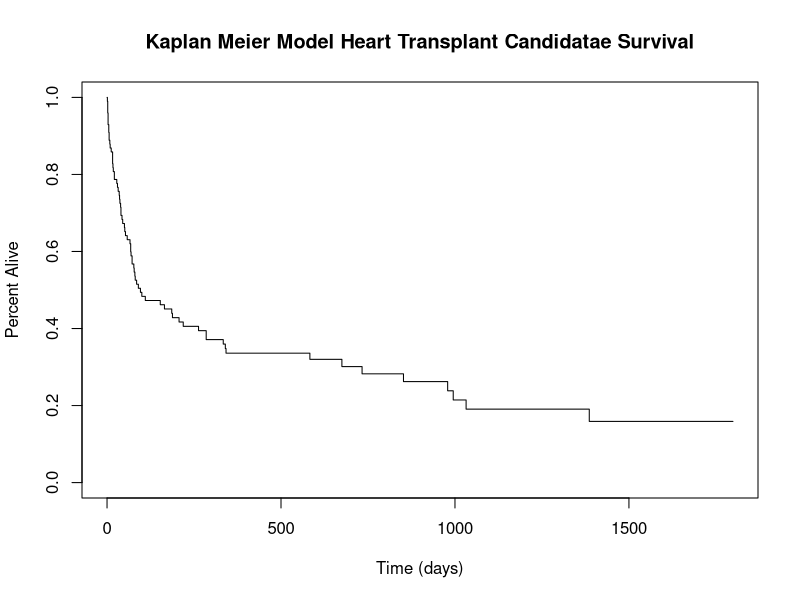
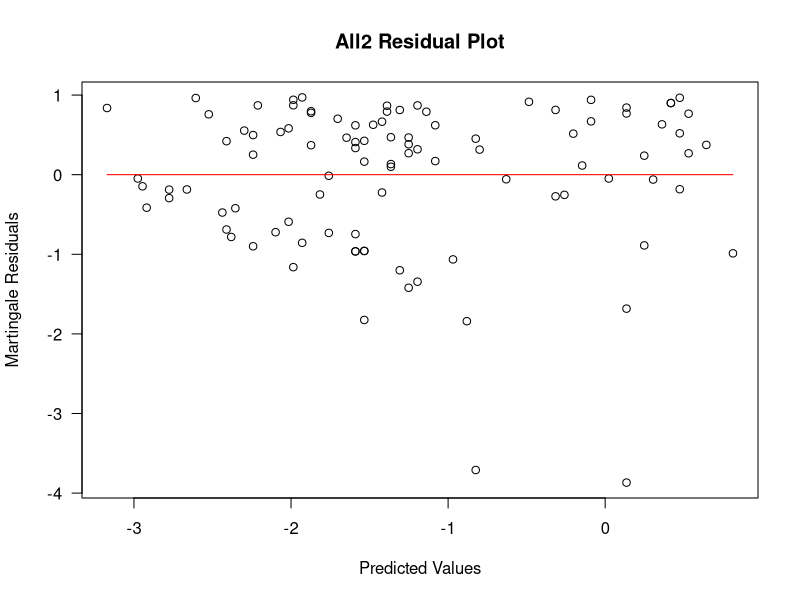

The R source for these figures, in order:
## ---- chunk 1
#| echo: false
#import dataset
heart_transplant <- read.csv("./heart_transplant.csv")

#load neaded libraries
library(survival)

#generate numeric column for survived from character
heart_transplant$survived2 <- as.numeric(ifelse(heart_transplant$survived=="dead",1,0))

#generate kaplan meier model
km.model <- survfit(Surv(heart_transplant$survtime,heart_transplant$survived2)~1)

#plot model
plot(km.model, conf.int=F, xlab = "Time (days)", ylab = "Percent Alive", main="Kaplan Meier Model Heart Transplant Candidatae Survival")
## ---- chunk 2
#| output: false
#load needed libraries
library(survival)
#install.packages("survminer")
library(survminer)
#import dataset
heart_transplant <- read.csv("./heart_transplant.csv")
#generate numeric columns for survived, prior, and transplant from existing charachter columns
heart_transplant$survived2 <- as.numeric(ifelse(heart_transplant$survived=="dead",1,0))
heart_transplant$prior2 <- as.numeric(ifelse(heart_transplant$prior=="yes",1,0))
heart_transplant$transplant2 <- as.numeric(ifelse(heart_transplant$transplant=="treatment",1,0))
heart_transplant$age2 <- as.numeric(ifelse(heart_transplant$age<41,0,ifelse(heart_transplant$age<51,1,2)))
attach(heart_transplant)
## ---- chunk 3
treated.mod <- coxph(Surv(survtime, survived2)~ acceptyear + age + prior2 + wait)
summary(treated.mod)
## ---- chunk 4
all2.mod <- coxph(Surv(survtime, survived2)~ age + prior2 + transplant2)
plot(predict(all2.mod), residuals(all2.mod, type="martingale"), xlab = "Predicted Values", ylab = "Martingale Residuals", main = "All2 Residual Plot",las=1)
lines(smooth.spline(predict(all2.mod), residuals(all2.mod, type = "martingale")),col="red")
## ---- chunk 5
cox.zph(all2.mod)
## ---- chunk 6
all_strTrtmnt.mod <- coxph(Surv(survtime, survived2)~ age + prior2 + strata(transplant2))
summary(all_strTrtmnt.mod)
## ---- chunk 7
#generate model with chategorized age
all_agechat.mod <- coxph(Surv(survtime, survived2)~ age2 + prior2 + strata(transplant2))
summary(all_agechat.mod)
